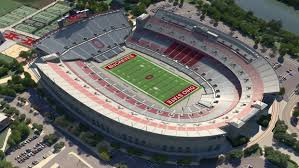
%> input picture images.jpg, 299 x 168 px
$ octave test.m   (GNU Octave 9; MATLAB toolbox functions it lacks are replaced by stand-ins)
%> lines starting %> are read from the running program, lines starting %| are printed output that depends on the picture; in (x1, y1, x2, y2) boxes, pixels count from 0 and x2, y2 are one past the last pixel; in counts of white or black regions, pixels touching at a corner belong together; the program's own positions count from 1
### construct_octave.m
function [G] = construct_octave(level,img,sigmas)
G(:,:,1) = imgaussfilt(img, sigmas(1));
for i=2:level
    G(:,:,i) = imgaussfilt(G(:,:,i-1),sigmas(i));
end
end

### reduce.m
function [reduced] = reduce(img)
   s=size(img);
   reduced=zeros( uint8(s(1)/2) , uint8(s(2)/2) );
   for r=1:s(1)
       for c=1:s(2)
           if rem(r,2)==1 && rem(c,2)==1
               reduced(uint8(r/2),uint8(c/2))=img(r,c);
           end
       end

   end

end

### DoG.m
function [L] = DoG(G)
[~,~,level]=size(G);
for i=2:level
    L(:,:,i-1)=G(:,:,i)-G(:,:,i-1);
end
end

### test.m
% a=[1 2 3;
%    4 5 6;
%    7 8 9];
% q=rand(3000);
% tic
% localMinImage = imerode(q, true(3));
% localMaxImage = imdilate(q, true(3));
% toc
octaves = 4;
blur_level = 5;
difference_level = 4;
img = imread('images.jpg');
%> img is the input picture: size 168x299x3 uint8; mean R, G, B 108.1, 107.7, 102.2

img = rgb2gray(img);
%> img: size 168x299 uint8
img = im2double(img);
%> img: size 168x299 double
k = sqrt(2);
sigma = sqrt(2);

first_octaves = [sigma, k*sigma, (k^2)*sigma, (k^3)*sigma, (k^4)*sigma];
second_octaves = [(k^2)*sigma, (k^3)*sigma, (k^4)*sigma, (k^5)*sigma, (k^6)*sigma ];
third_octaves = [(k^4)*sigma, (k^5)*sigma, (k^6)*sigma, (k^7)*sigma, (k^8)*sigma ];
fourth_octaves = [(k^6)*sigma, (k^7)*sigma, (k^8)*sigma, (k^9)*sigma, (k^10)*sigma ];

G1 = construct_octave(blur_level,img,first_octaves);
img2 = reduce(img);
%> after the loop in reduce, `for r=1:s(1)`:
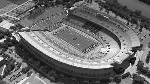
%> reduced: size 84x150 double; min 0.00784, max 1, mean 0.42
G2 = construct_octave(blur_level,img2,second_octaves);
%> call 2 of construct_octave, with level = 5, sigmas = [2.83 4 5.66 8 11.31]
%> in construct_octave (call 2), `G(:,:,1) = imgaussfilt(img, sigmas(1));`:
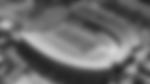
%> G: size 84x150 double; min 0.138, max 0.839, mean 0.42
img3 = reduce(img2);
G3 = construct_octave(blur_level,img3, third_octaves);
img4 = reduce(img3);
G4 = construct_octave(blur_level,img4, fourth_octaves);

L1 = DoG(G1);
%> after the loop in DoG, `for i=2:level`:
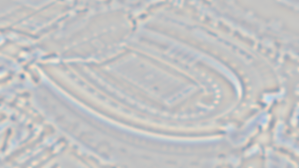
%> L: size 168x299x4 double; mean R, G, B, A -1.58e-05, -2.15e-05, -5.09e-05, -6.31e-05; transparent parts drawn white
DoGs=L1(:,:,(1:3));
threshold=0;


maskSize=3; %mask size (square mask) for checking min/max
sigma=1; %sigma for gauss blur in point removal
r=10; % value of r for point removal
[rnum, cnum,~]=size(DoGs);
%> rnum = 168; cnum = 299


middleLayer=DoGs(:,:,2);
mask=true(maskSize);
allMax=cat(3,imdilate(DoGs(:,:,1), mask),imdilate(DoGs(:,:,2),...
    mask),imdilate(DoGs(:,:,3), mask));
allMin=cat(3,imerode(DoGs(:,:,1), mask),imerode(DoGs(:,:,2),...
    mask),imerode(DoGs(:,:,3), mask));
localMax=max(allMax,[],3);
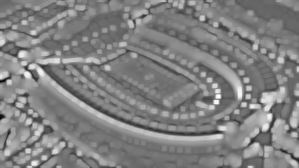
%> localMax: size 168x299 double; min -0.1, max 0.149, mean 0.0263; drawn with min black and max white
localMin=min(allMin,[],3);
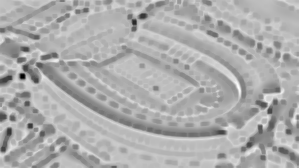
%> localMin: size 168x299 double; min -0.238, max 0.0743, mean -0.0262; drawn with min black and max white
count
%> (this line was passed over: count is not available in this run)
nonKeyPts=logical(((localMax-middleLayer)&(localMin-middleLayer)));
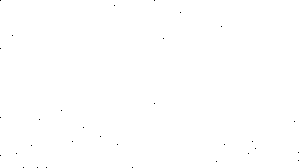
%> nonKeyPts: size 168x299 logical; 99.9% white; black in thin lines or dots
maxMinValues=middleLayer;
maxMinValues(nonKeyPts)=0;
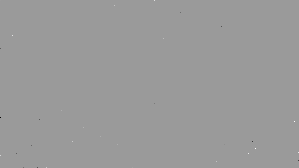
%> maxMinValues: size 168x299 double; min -0.144, max 0.0934, mean -1.02e-07; drawn with min black and max white
%Remove points given hard threshold
fprintf('#ofPts before hard threshold: %i\n',size(find(maxMinValues),1));
%| #ofPts before hard threshold: 31
maxMinValues(abs(maxMinValues)<threshold)=0;
fprintf('#ofPts after hard threshold: %i\n',size(find(maxMinValues),1));
%| #ofPts after hard threshold: 31
%maxMin=~((localMax-DoG(:,:,2))|(localMin-DoG(:,:,2)));

$ run again, with a1.jpg copied over images.jpg
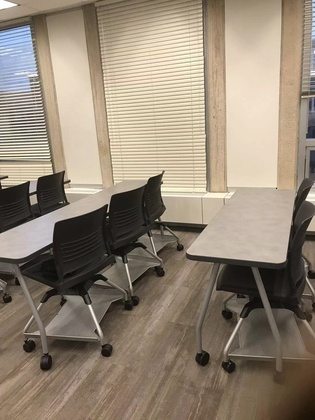
%> input picture a1.jpg, 315 x 420 px, shrunk from 1080 x 1440 before the run
%> img is the input picture: size 420x315x3 uint8; mean R, G, B 147.2, 133.6, 116.7
%> G: size 210x158 double
%> G: size 105x79 double
%> G: size 53x40 double
%> after the loop in DoG, `for i=2:level`:
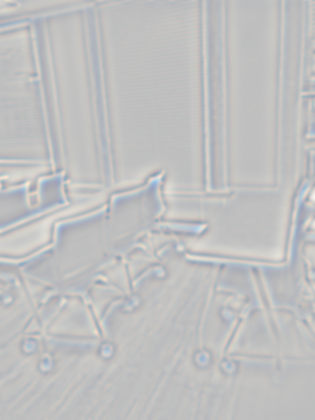
%> L: size 420x315x4 double; mean R, G, B, A -4.89e-06, -2.25e-07, -1.97e-08, -1.09e-06; transparent parts drawn white
%> `localMin=min(allMin,[],3);`:
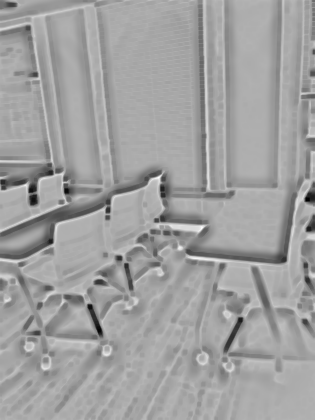
%> localMin: size 420x315 double; min -0.149, max 0.0671, mean -0.013; drawn with min black and max white
%> nonKeyPts: size 420x315 logical; 100% white; black in thin lines or dots, all inside (x1, y1, x2, y2) = (0, 44, 315, 383)
%| #ofPts before hard threshold: 23
%| #ofPts after hard threshold: 23

$ run again, with a2.jpg copied over images.jpg
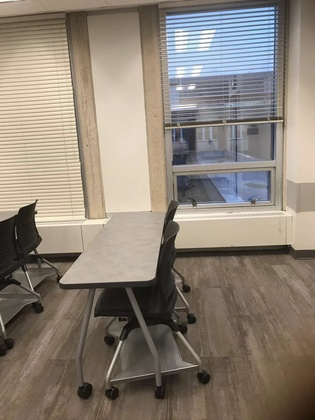
%> input picture a2.jpg, 315 x 420 px, shrunk from 1080 x 1440 before the run
%> img is the input picture: size 420x315x3 uint8; mean R, G, B 139.9, 129.5, 117.6
%> G: size 210x158 double
%> G: size 105x79 double
%> G: size 53x40 double
%> after the loop in DoG, `for i=2:level`:
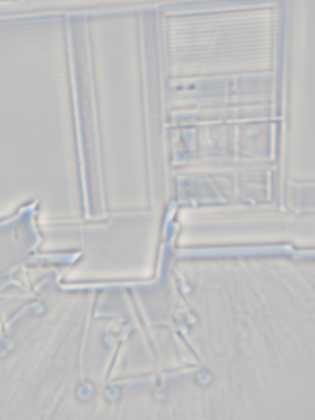
%> L: size 420x315x4 double; mean R, G, B, A 5.72e-06, 1.22e-05, 2.23e-05, 2.19e-05; transparent parts drawn white
%> `localMin=min(allMin,[],3);`:
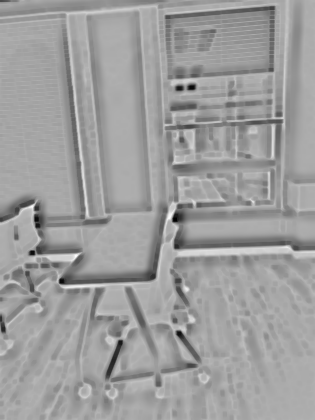
%> localMin: size 420x315 double; min -0.137, max 0.0646, mean -0.0122; drawn with min black and max white
%> nonKeyPts: size 420x315 logical; 100% white; black in thin lines or dots
%| #ofPts before hard threshold: 38
%| #ofPts after hard threshold: 38

$ run again, with b1.jpg copied over images.jpg
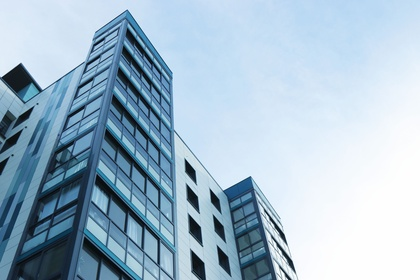
%> input picture b1.jpg, 420 x 280 px, shrunk from 6000 x 4000 before the run
%> img is the input picture: size 280x420x3 uint8; mean R, G, B 162.5, 186.2, 203.7
%> G: size 140x210 double
%> G: size 70x105 double
%> G: size 35x53 double
%> `nonKeyPts=logical(((localMax-middleLayer)&(localMin-middleLayer)));`:
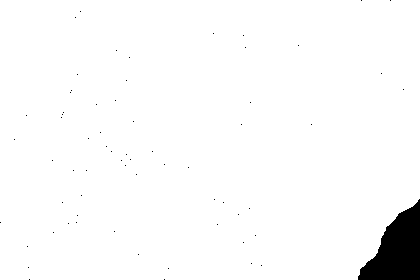
%> nonKeyPts: size 280x420 logical; 97.4% white; 66 black regions (65 under 20 px), largest, box (x1, y1, x2, y2) and area: (358, 199, 420, 280) 2952
%| #ofPts before hard threshold: 3017
%| #ofPts after hard threshold: 3017
